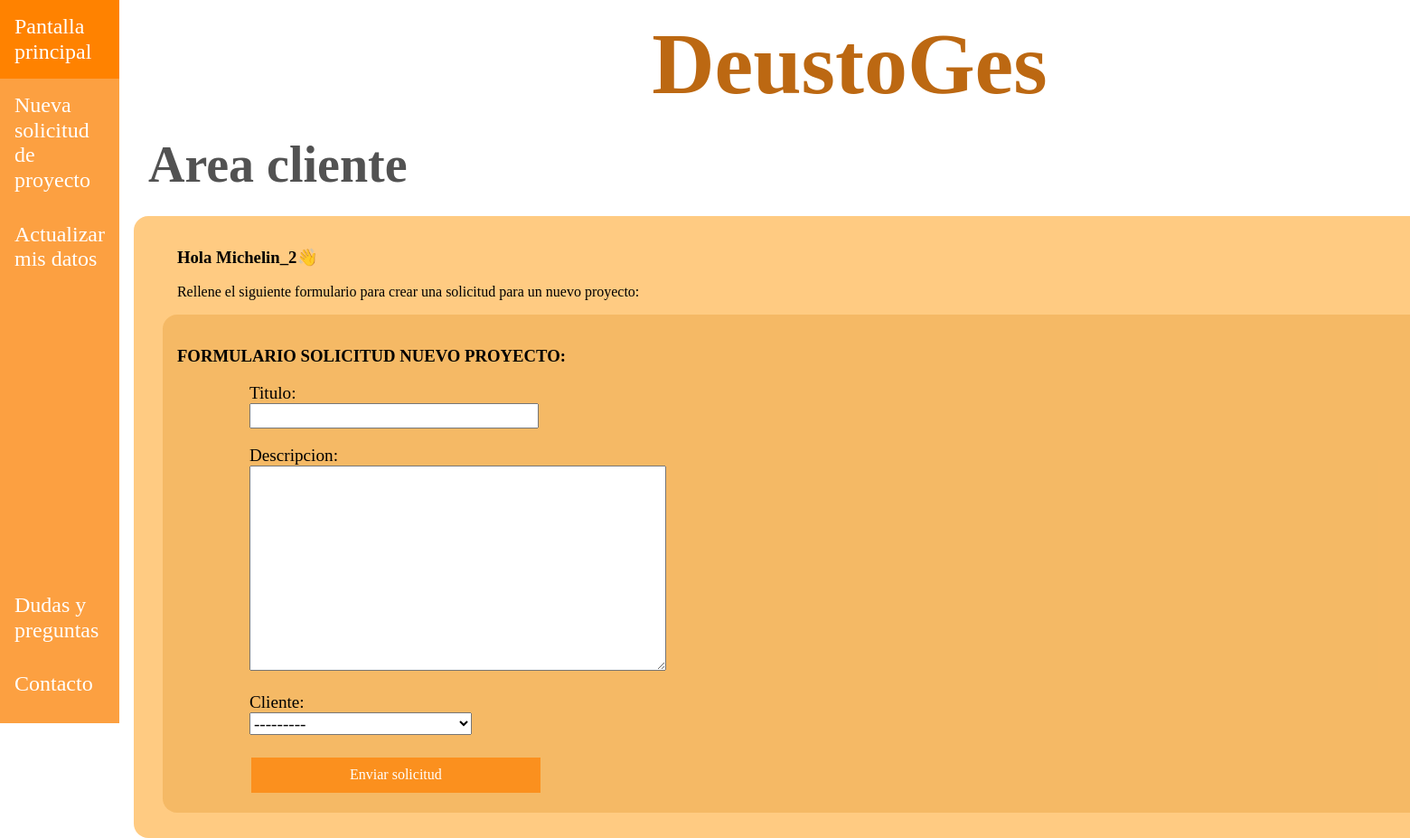
The app's page /appDeustoGes/clientes/1/solicitud, older data.
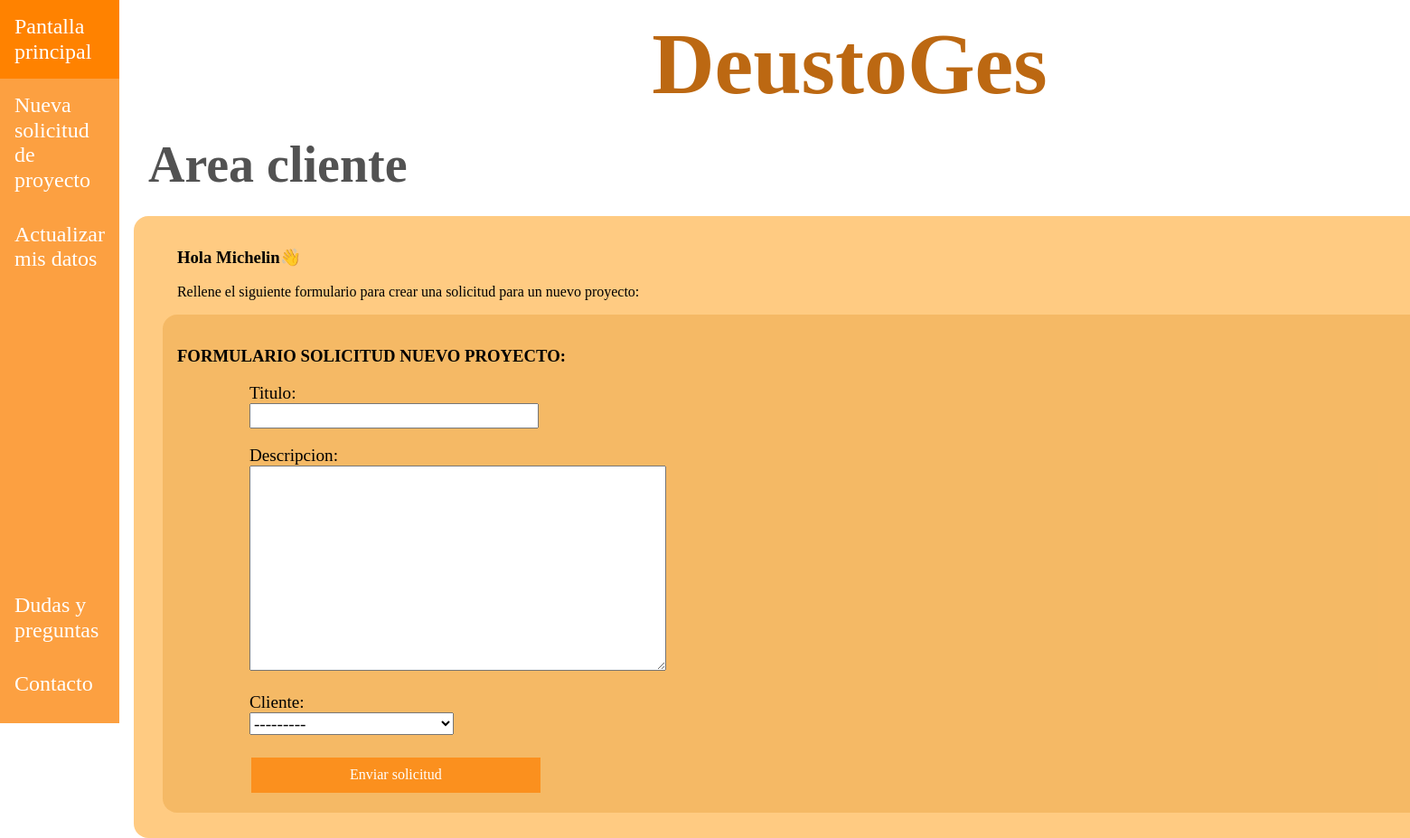
The same page, newer data.
### appDeustoGes/models.py (models this page shows)
class Cliente(models.Model):
    nombre = models.CharField(max_length=15)
    telefono = models.IntegerField()
    email = models.EmailField()
    direccion = models.CharField(max_length=50)
    created = models.DateTimeField(auto_now_add=True, blank=True, null=True)
    updated = models.DateTimeField(auto_now=True, blank=True, null=True)
    def __str__(self):
        return str(self.nombre) + " (" + str(self.direccion) + ")"
    class Meta:
        verbose_name = "cliente"
        verbose_name_plural = "clientes"

### appDeustoGes/views.py (the view, shortened to what this page needs)
# urls.py: path('/clientes/<int:id_cliente>/solicitud', SolicitudCreateView.as_view(), name="solicitud_create"),
class SolicitudCreateView(View):
    def get(self, request, id_cliente):
        cliente = Cliente.objects.get(id=id_cliente)
        formulario = SolicitudForm()
        context = {'formulario': formulario, 'cliente': cliente}
        return render(request, 'appDeustoGes/solicitud_create.html', context)

### appDeustoGes/forms.py
class SolicitudForm(forms.ModelForm):
    class Meta:
        model = Solicitud
        fields = '__all__'

### templates/appDeustoGes/solicitud_create.html (shortened to what this page needs)
{% extends "base.html" %}
{% block css %}
    <link rel="stylesheet" href="/../static/css/normalize.css">
    <link rel="stylesheet" href="/../static/css/style.css">
{% endblock %}
{% block nav_header %}
    <nav class="barra-lateral">
        <ul class="listado-barra-lateral">
            <div>
                <li><a href="{% url 'pantalla_cliente' cliente.id %}">Pantalla principal</a></li>
                <li><a href="">Nueva solicitud de proyecto</a></li>
                <li><a href="{% url 'cliente_update' cliente.id %}">Actualizar mis datos</a></li>
            </div>
            <div>
                <li><a href="">Dudas y preguntas</a></li>
                <li><a href="">Contacto</a></li>
                <li><a href="{% url 'login' %}">Salir</a></li>
            </div>
        </ul>
    </nav>
{% endblock %}
{% block main_contenido %}
    <h2>Area cliente</h2>
<div class="contenido">
    <div class="introduccion">
        <h3>Hola {{ cliente.nombre }}👋</h3>
        <p>Rellene el siguiente formulario para crear una solicitud para un nuevo proyecto:</p>
    </div>
    <div class="contenido_interno">
        <h3>FORMULARIO SOLICITUD NUEVO PROYECTO:</h3>
        <form class="formulario" action="{% url 'solicitud_create' cliente.id %}" method="post">
            {{ formulario.as_p }}
        <input type="submit" class="añadir-button" value="Enviar solicitud"/>
        </form>
    </div>
</div>
{% endblock %}

### templates/base.html (shortened to what this page needs)
<!doctype html>
<html lang=es>
<head>
    {% block css %}{% endblock %}
</head>
<body class="flex">
    <div>
        {% block nav_header %}{% endblock %}
    </div>
    <div class="flex2">
        <header>
            <h1>DeustoGes</h1>
        </header>
        <main>
            {% block main_contenido %}{% endblock %}
        </main>
    </div>
</body>
</html>

### static/css/style.css (style rules this page uses)
html { box-sizing: border-box; }
*, *:before, *:after { box-sizing: inherit; }
a { text-decoration: none; color: black; }
ul { list-style: none; margin: 0; padding: 0; }
.flex { display: flex; }
.flex2 { display: flex; flex-direction: column; }
h1 { text-align: center; font-size: 6rem; margin-top: 1rem; margin-bottom: 0rem; color: #bc6812; }
h2 { margin-block:0; padding-block: 1.5rem; margin-left: 2rem; font-size: 3.5rem; width: 100%; color: rgba(0, 0, 0, 0.678); }
.barra-lateral { max-width: 15rem; background-color: rgba(252, 140, 24, 0.82); height: 100vh; }
.listado-barra-lateral { display: grid; grid-template-rows: 80vh 20vh; }
.listado-barra-lateral a { font-size: 1.5rem; color: white; display: block; padding: 1rem; }
.contenido { padding: 1rem; margin-left: 1rem; width: 100rem; height: 43rem; background-color: rgba(255, 149, 0, 0.49); border-radius: 1rem; }
.introduccion { margin-inline: 2rem; }
.contenido_interno { margin-inline: 1rem; padding: 1rem; background-color: rgba(216, 136, 24, 0.27); margin-block: 1rem; border-radius: 1rem; }
.añadir-button { background-color: rgba(252, 140, 24, 0.91); text-align: center; border: none; color: white; padding: 10px 20px; text-decoration: none; display: inline-block; font-size: 16px; margin: 6px 2px; transition-duration: 0.4s; cursor: pointer; }
.formulario { margin-left: 5rem; font-size: 1.2rem; }
.formulario label { display: block; }
.formulario input { width: 20rem; }

Row changes from the older to the newer data that the page shows:
changed Cliente: nombre "Michelin_2" → "Michelin"
